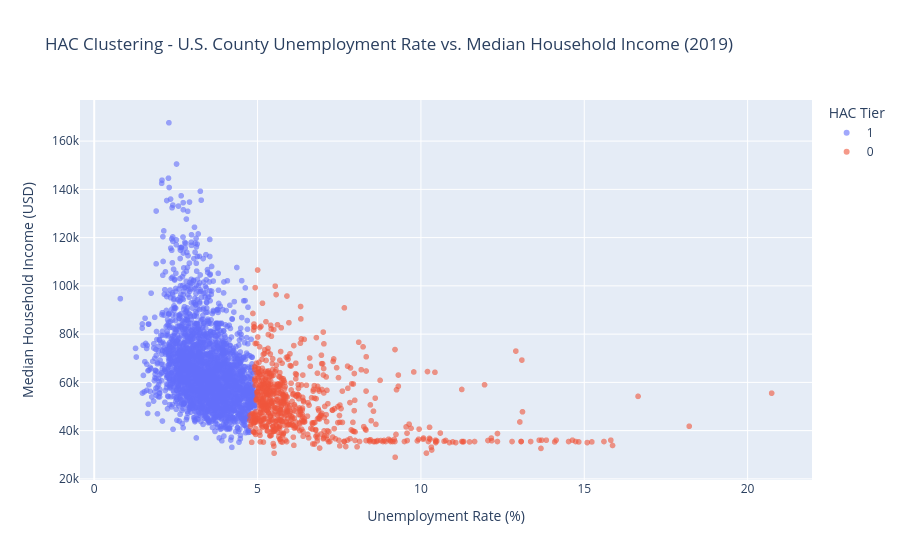

Notebook code cell kept with this figure:
### Code cell
fig = px.scatter(county_2019, x='Unemployment_rate', y='Median_Household_Income', color=county_2019['hac_cluster'].astype(str), opacity=0.6,
                title=f"HAC Clustering - U.S. County Unemployment Rate vs. Median Household Income (2019)",
                labels={
                    'Unemployment_rate': 'Unemployment Rate (%)',
                    'Median_Household_Income': 'Median Household Income (USD)',
                    'color': 'HAC Tier'
                }
)
fig.show()

### Figure 1 — Plotly figure (JSON) as saved in the notebook; plotly's stock layout.template omitted (floating-point values rounded to 4 significant figures; data arrays with more than 128 entries replaced by an {"elided": "..."} marker saying what was removed)
{"data": [{"hovertemplate": "HAC Tier=1<br>Unemployment Rate (%)=%{x}<br>Median Household Income (USD)=%{y}<extra></extra>", "legendgroup": "1", "marker": {"color": "#636efa", "opacity": 0.6, "symbol": "circle"}, "mode": "markers", "name": "1", "showlegend": true, "type": "scattergl", "x": {"elided": "2527 float values"}, "xaxis": "x", "y": {"elided": "2527 float values"}, "yaxis": "y"}, {"hovertemplate": "HAC Tier=0<br>Unemployment Rate (%)=%{x}<br>Median Household Income (USD)=%{y}<extra></extra>", "legendgroup": "0", "marker": {"color": "#EF553B", "opacity": 0.6, "symbol": "circle"}, "mode": "markers", "name": "0", "showlegend": true, "type": "scattergl", "x": {"elided": "692 float values"}, "xaxis": "x", "y": {"elided": "692 float values"}, "yaxis": "y"}], "layout": {"legend": {"title": {"text": "HAC Tier"}, "tracegroupgap": 0}, "title": {"text": "HAC Clustering - U.S. County Unemployment Rate vs. Median Household Income (2019)"}, "xaxis": {"anchor": "y", "domain": [0, 1], "title": {"text": "Unemployment Rate (%)"}}, "yaxis": {"anchor": "x", "domain": [0, 1], "title": {"text": "Median Household Income (USD)"}}}}
